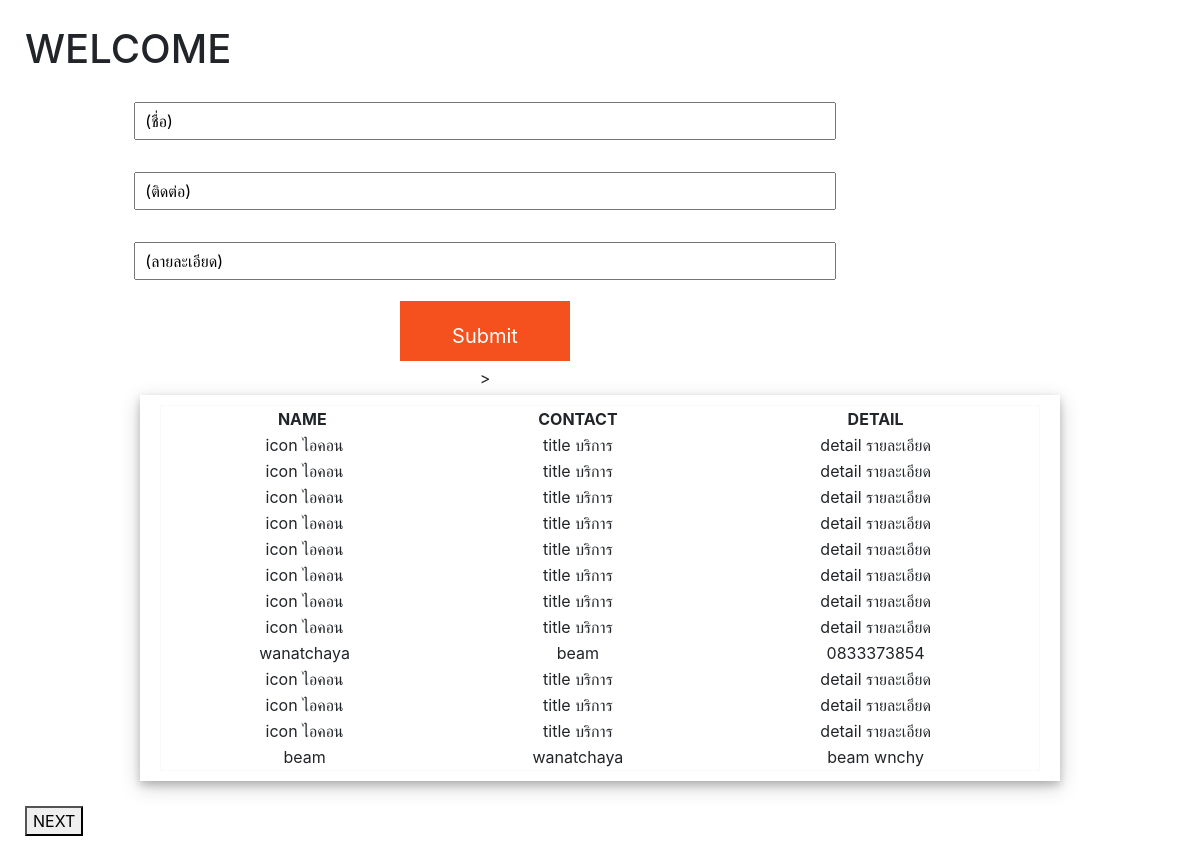
The page /index on the database as committed earlier.
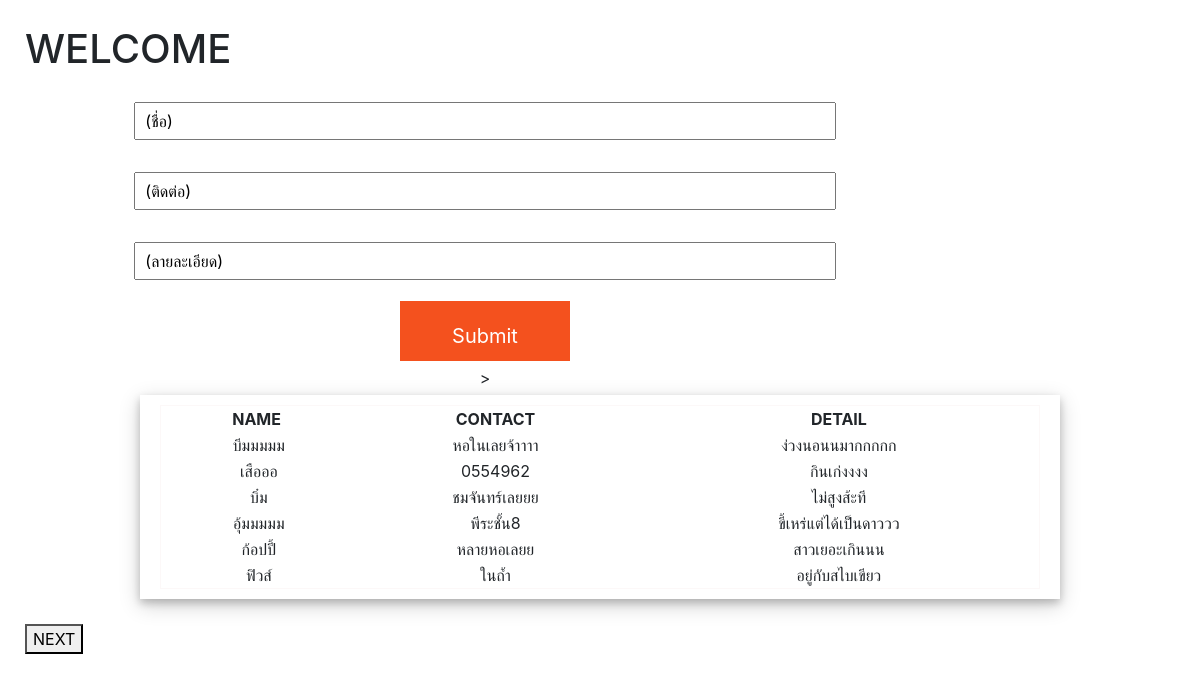
The same page on the database as committed later.
### myapp/models.py (models this page shows)
class Service(models.Model):
    icon = models.CharField(max_length=200)
    title = models.CharField(max_length=300)
    detail = models.CharField(max_length=1000)
    def __str__(self):
        return self.title

### myapp/views.py (the view)
# urls.py: path('index' , appview.index),
def index(req):
    if req.method == 'POST':
        post = req.POST
        s = Service()
        s.icon = post['icon']
        s.title = post['title']
        s.detail = post['detail']
        s.save()
        services = Service.objects.all()
        print(services)
        return render(req, 'myapp/index.html', { 'services': services })
    else:
        print('ร้องขอทำมะดา')
        services = Service.objects.all()
        print(services)
        return render(req, 'myapp/index.html', { 'services': services })

### myapp/templates/myapp/index.html (shortened to what this page needs)
<!DOCTYPE html>
<html lang="en">
  <head>
    {% load static %}
    <link href="{% static 'vendor/fontawesome-free/css/all.min.css' %}" rel="stylesheet" type="text/css">
    <link rel="stylesheet" href="https://stackpath.bootstrapcdn.com/bootstrap/4.3.1/css/bootstrap.min.css">
  </head>
  <body background="https://wallpaper.campus-star.com/app/uploads/2019/04/picswallpaper23.jpg">
    <nav><h1> WELCOME </h1> </nav>
    <div>
      <section class="filled">
          <center><form action="index" method="POST" enctype="multipart/form-data;charset=UTF-8">
          <div class="spacing"><input class="filled" type="text" name="icon" value=" (ชื่อ)"/></div>
          <div class="spacing"><input class="filled" type="text" name="title" value=" (ติดต่อ)"/></div>
          <div class="spacing"><input class="filled" type="text" name="detail" value=" (ลายละเอียด)"/></div>
          <div class="w3-display-topleft w3-padding-large w3-xlarge">
              <center><a href="index"><button class="button"><span>Submit </span></button></a></center>>
          </div>
         </form></center>
      </section>
      <div><center>
        <div class="polaroid">
        <div class="container">
       <table style="width:100%; border: 1px solid rgb(252, 248, 248); padding: 1em;">
        <tr>
          <th>NAME</th>
          <th>CONTACT</th>
          <th>DETAIL </th>
        </tr>
        {% for s in services %}
            <tr>
              <td> <i class="fa {{s.icon}}"></i> {{ s.icon }}</td>
              <td>{{ s.title }}</td>
              <td>{{ s.detail }}</td>
            </tr>
        {% endfor %}
      </div>
      </div>
    </center>
    <a href="gall"><button class="w3-button w3-ripple w3-red">NEXT</button></a>
  </div></div>
  </body>
</html>

Rows that differ between the two databases and show on the page:
removed Service: icon "icon ไอคอน", title "title บริการ", detail "detail รายละเอียด"
removed Service: icon "icon ไอคอน", title "title บริการ", detail "detail รายละเอียด"
removed Service: icon "icon ไอคอน", title "title บริการ", detail "detail รายละเอียด"
removed Service: icon "icon ไอคอน", title "title บริการ", detail "detail รายละเอียด"
removed Service: icon "icon ไอคอน", title "title บริการ", detail "detail รายละเอียด"
removed Service: icon "icon ไอคอน", title "title บริการ", detail "detail รายละเอียด"
removed Service: icon "icon ไอคอน", title "title บริการ", detail "detail รายละเอียด"
removed Service: icon "icon ไอคอน", title "title บริการ", detail "detail รายละเอียด"
removed Service: icon "wanatchaya", title "beam", detail "0833373854"
removed Service: icon "icon ไอคอน", title "title บริการ", detail "detail รายละเอียด"
removed Service: icon "icon ไอคอน", title "title บริการ", detail "detail รายละเอียด"
removed Service: icon "icon ไอคอน", title "title บริการ", detail "detail รายละเอียด"
removed Service: icon "beam", title "wanatchaya", detail "beam wnchy"
added Service: icon "บีมมมมม", title "หอในเลยจ้าาาา", detail "ง่วงนอนนมากกกกก"
added Service: icon "เสือออ", title "0554962", detail "กินเก่งงงง"
added Service: icon "บิ๋ม", title "ชมจันทร์เลยยย", detail "ไม่สูงส้ะที"
added Service: icon "อุ้มมมมม", title "พีระชั้น8", detail "ขี้เหร่แต่ได้เป็นดาววว"
added Service: icon "ก้อปปี้", title "หลายหอเลยย", detail "สาวเยอะเกินนน"
added Service: icon "ฟิวส์", title "ในถ้ำ", detail "อยู่กับสไบเขียว"
